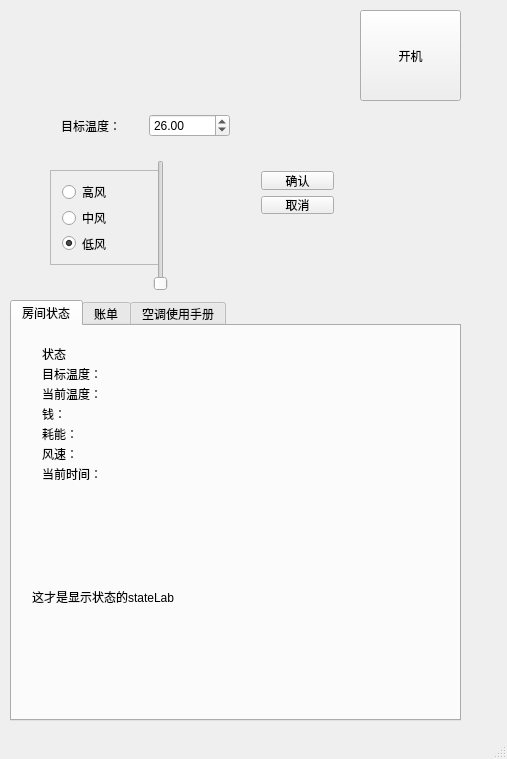
<?xml version="1.0" encoding="UTF-8"?>
<ui version="4.0">
 <class>MainWindow</class>
 <widget class="QMainWindow" name="MainWindow">
  <property name="geometry">
   <rect>
    <x>0</x>
    <y>0</y>
    <width>507</width>
    <height>759</height>
   </rect>
  </property>
  <property name="windowTitle">
   <string>MainWindow</string>
  </property>
  <widget class="QWidget" name="centralWidget">
   <widget class="QPushButton" name="oBtn">
    <property name="geometry">
     <rect>
      <x>360</x>
      <y>10</y>
      <width>101</width>
      <height>91</height>
     </rect>
    </property>
    <property name="text">
     <string>开机</string>
    </property>
   </widget>
   <widget class="QFrame" name="winFrame">
    <property name="geometry">
     <rect>
      <x>50</x>
      <y>170</y>
      <width>111</width>
      <height>95</height>
     </rect>
    </property>
    <property name="frameShape">
     <enum>QFrame::StyledPanel</enum>
    </property>
    <property name="frameShadow">
     <enum>QFrame::Raised</enum>
    </property>
    <layout class="QVBoxLayout" name="verticalLayout">
     <item>
      <widget class="QRadioButton" name="highBtn">
       <property name="text">
        <string>高风</string>
       </property>
      </widget>
     </item>
     <item>
      <widget class="QRadioButton" name="midBtn">
       <property name="text">
        <string>中风</string>
       </property>
      </widget>
     </item>
     <item>
      <widget class="QRadioButton" name="lowBtn">
       <property name="text">
        <string>低风</string>
       </property>
       <property name="checked">
        <bool>true</bool>
       </property>
      </widget>
     </item>
    </layout>
   </widget>
   <widget class="QTabWidget" name="tabWidget">
    <property name="geometry">
     <rect>
      <x>10</x>
      <y>300</y>
      <width>451</width>
      <height>421</height>
     </rect>
    </property>
    <property name="currentIndex">
     <number>0</number>
    </property>
    <widget class="QWidget" name="widget">
     <attribute name="title">
      <string>房间状态</string>
     </attribute>
     <widget class="QLabel" name="label">
      <property name="geometry">
       <rect>
        <x>30</x>
        <y>40</y>
        <width>72</width>
        <height>15</height>
       </rect>
      </property>
      <property name="text">
       <string>目标温度：</string>
      </property>
     </widget>
     <widget class="QLabel" name="label_6">
      <property name="geometry">
       <rect>
        <x>30</x>
        <y>60</y>
        <width>72</width>
        <height>15</height>
       </rect>
      </property>
      <property name="text">
       <string>当前温度：</string>
      </property>
     </widget>
     <widget class="QLabel" name="curtempLab">
      <property name="geometry">
       <rect>
        <x>110</x>
        <y>60</y>
        <width>72</width>
        <height>15</height>
       </rect>
      </property>
      <property name="text">
       <string/>
      </property>
     </widget>
     <widget class="QLabel" name="label_3">
      <property name="geometry">
       <rect>
        <x>30</x>
        <y>100</y>
        <width>72</width>
        <height>15</height>
       </rect>
      </property>
      <property name="text">
       <string>耗能：</string>
      </property>
     </widget>
     <widget class="QLabel" name="label_4">
      <property name="geometry">
       <rect>
        <x>30</x>
        <y>80</y>
        <width>72</width>
        <height>15</height>
       </rect>
      </property>
      <property name="text">
       <string>钱：</string>
      </property>
     </widget>
     <widget class="QLabel" name="label_2">
      <property name="geometry">
       <rect>
        <x>30</x>
        <y>20</y>
        <width>72</width>
        <height>15</height>
       </rect>
      </property>
      <property name="text">
       <string>状态</string>
      </property>
     </widget>
     <widget class="QLabel" name="energyLab">
      <property name="geometry">
       <rect>
        <x>110</x>
        <y>100</y>
        <width>72</width>
        <height>15</height>
       </rect>
      </property>
      <property name="text">
       <string/>
      </property>
     </widget>
     <widget class="QLabel" name="priceLab">
      <property name="geometry">
       <rect>
        <x>100</x>
        <y>80</y>
        <width>72</width>
        <height>15</height>
       </rect>
      </property>
      <property name="text">
       <string/>
      </property>
     </widget>
     <widget class="QLabel" name="nowtempLab">
      <property name="geometry">
       <rect>
        <x>110</x>
        <y>60</y>
        <width>72</width>
        <height>15</height>
       </rect>
      </property>
      <property name="text">
       <string/>
      </property>
     </widget>
     <widget class="QLabel" name="stateLab">
      <property name="geometry">
       <rect>
        <x>80</x>
        <y>20</y>
        <width>72</width>
        <height>15</height>
       </rect>
      </property>
      <property name="text">
       <string/>
      </property>
     </widget>
     <widget class="QLabel" name="label_5">
      <property name="geometry">
       <rect>
        <x>30</x>
        <y>120</y>
        <width>72</width>
        <height>15</height>
       </rect>
      </property>
      <property name="text">
       <string>风速：</string>
      </property>
     </widget>
     <widget class="QLabel" name="windLab">
      <property name="geometry">
       <rect>
        <x>80</x>
        <y>120</y>
        <width>72</width>
        <height>15</height>
       </rect>
      </property>
      <property name="text">
       <string/>
      </property>
     </widget>
     <widget class="QLabel" name="aimtempLab">
      <property name="geometry">
       <rect>
        <x>110</x>
        <y>40</y>
        <width>72</width>
        <height>15</height>
       </rect>
      </property>
      <property name="text">
       <string/>
      </property>
     </widget>
     <widget class="QLabel" name="label_7">
      <property name="geometry">
       <rect>
        <x>30</x>
        <y>140</y>
        <width>72</width>
        <height>15</height>
       </rect>
      </property>
      <property name="text">
       <string>当前时间：</string>
      </property>
     </widget>
     <widget class="QLabel" name="showLab">
      <property name="geometry">
       <rect>
        <x>20</x>
        <y>170</y>
        <width>331</width>
        <height>201</height>
       </rect>
      </property>
      <property name="text">
       <string>这才是显示状态的stateLab</string>
      </property>
     </widget>
    </widget>
    <widget class="QWidget" name="table">
     <attribute name="title">
      <string>账单</string>
     </attribute>
     <widget class="QStackedWidget" name="bill">
      <property name="geometry">
       <rect>
        <x>50</x>
        <y>20</y>
        <width>401</width>
        <height>151</height>
       </rect>
      </property>
      <widget class="QWidget" name="page"/>
      <widget class="QWidget" name="page_2"/>
     </widget>
    </widget>
    <widget class="QWidget" name="tab">
     <attribute name="title">
      <string>空调使用手册</string>
     </attribute>
    </widget>
   </widget>
   <widget class="QWidget" name="layoutWidget">
    <property name="geometry">
     <rect>
      <x>50</x>
      <y>100</y>
      <width>191</width>
      <height>51</height>
     </rect>
    </property>
    <layout class="QHBoxLayout" name="horizontalLayout">
     <item>
      <widget class="QLabel" name="aimtemLabel">
       <property name="frameShadow">
        <enum>QFrame::Plain</enum>
       </property>
       <property name="text">
        <string>目标温度：</string>
       </property>
       <property name="margin">
        <number>1</number>
       </property>
      </widget>
     </item>
     <item>
      <widget class="QDoubleSpinBox" name="temperaBox">
       <property name="minimum">
        <double>15.000000000000000</double>
       </property>
       <property name="maximum">
        <double>30.000000000000000</double>
       </property>
       <property name="value">
        <double>26.000000000000000</double>
       </property>
      </widget>
     </item>
    </layout>
   </widget>
   <widget class="QWidget" name="layoutWidget">
    <property name="geometry">
     <rect>
      <x>250</x>
      <y>160</y>
      <width>95</width>
      <height>65</height>
     </rect>
    </property>
    <layout class="QVBoxLayout" name="verticalLayout_2">
     <item>
      <widget class="QPushButton" name="commitBtn">
       <property name="text">
        <string>确认</string>
       </property>
      </widget>
     </item>
     <item>
      <widget class="QPushButton" name="cancelBtn">
       <property name="text">
        <string>取消</string>
       </property>
      </widget>
     </item>
    </layout>
   </widget>
   <widget class="QLabel" name="roomLabel">
    <property name="geometry">
     <rect>
      <x>20</x>
      <y>0</y>
      <width>321</width>
      <height>71</height>
     </rect>
    </property>
    <property name="text">
     <string/>
    </property>
   </widget>
   <widget class="QLabel" name="tipLabel">
    <property name="geometry">
     <rect>
      <x>50</x>
      <y>70</y>
      <width>181</width>
      <height>31</height>
     </rect>
    </property>
    <property name="text">
     <string/>
    </property>
   </widget>
   <widget class="QSlider" name="tempSlider">
    <property name="geometry">
     <rect>
      <x>150</x>
      <y>160</y>
      <width>21</width>
      <height>131</height>
     </rect>
    </property>
    <property name="orientation">
     <enum>Qt::Vertical</enum>
    </property>
   </widget>
  </widget>
  <widget class="QStatusBar" name="statusBar"/>
 </widget>
 <layoutdefault spacing="6" margin="11"/>
 <resources/>
 <connections/>
</ui>
